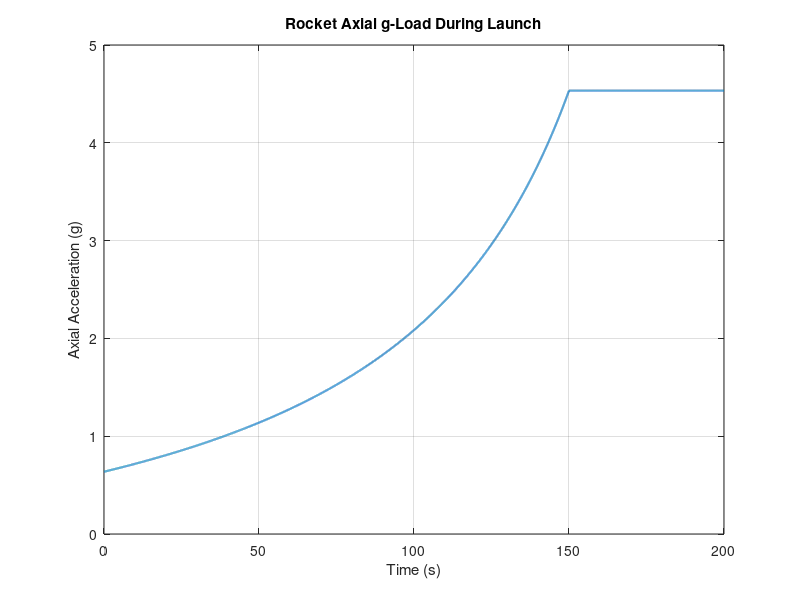
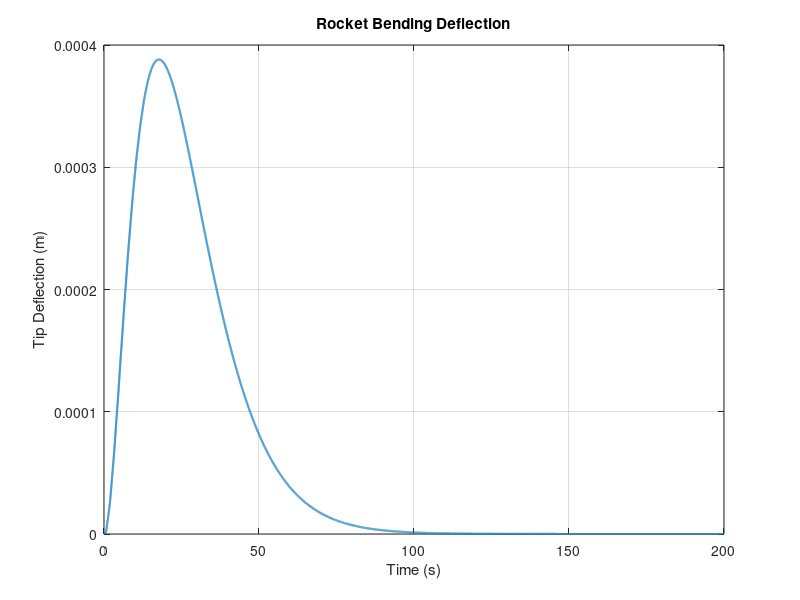
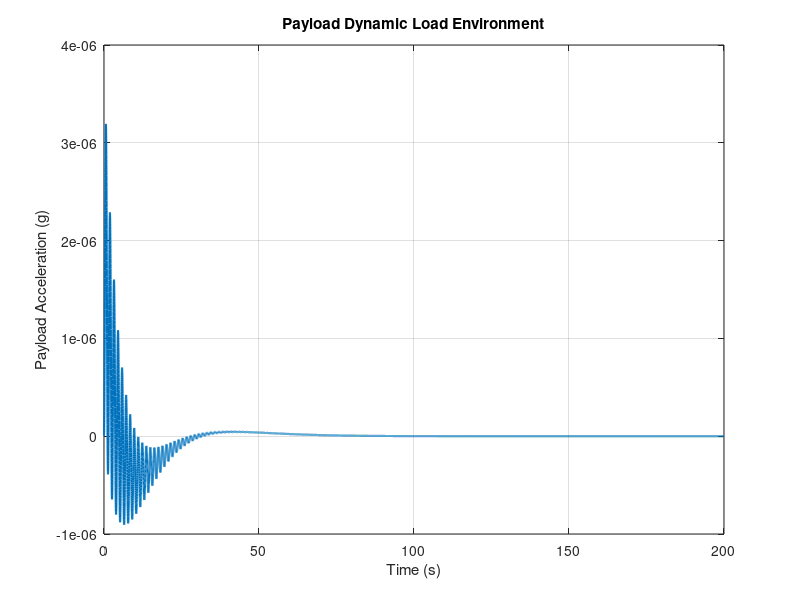

These figures' MATLAB source, in order:

clear; clc; close all;

%% -------------------- VEHICLE PARAMETERS --------------------
g = 9.81;                     % gravity (m/s^2)
L = 70;                       % rocket height (m)
m0 = 1.42e6;                 % initial mass (kg)
mp = 1.0e6;                  % propellant mass approx (kg)
burn_time = 150;             % first stage burn duration (s)
thrust = 22.8e6;             % thrust (N)

%% Structural properties (equivalent beam)
E = 70e9;                    % aluminum-lithium approx (Pa)
I = 18;                      % estimated second moment (m^4)
K = 3*E*I/L^3;               % effective bending stiffness

%% Damping ratio (typical rockets 1-5%)
zeta = 0.03;

%% Payload mass
mpayload = 63800;

%% Time Vector
dt = 0.01;
t = 0:dt:200;

%% Mass deplation
m = m0 - mp*(t/burn_time);
m(t>burn_time) = m0 - mp;

%% Axial Accleration
a = thrust./m - g;
a(a<0)=0;

%% MAx_q (aero load)
rho = 1.2*exp(-t/8);          % simple atmosphere model
V = cumtrapz(t,a);            % velocity
q = 0.5*rho.*V.^2;

Cd = 0.4;
A = pi*(3.7/2)^2;
Faero = q*Cd*A;

%% Bending mode model
% Single degree of freedom: Mx'' + Cx' + Kx = F(t)

M = m0/3;                    % modal mass approximation
C = 2*zeta*sqrt(K*M);

x = zeros(size(t));
xd = zeros(size(t));

for i=2:length(t)
    F = Faero(i);
    xdd = (F - C*xd(i-1) - K*x(i-1))/M;
    xd(i) = xd(i-1) + xdd*dt;
    x(i) = x(i-1) + xd(i)*dt;
end

%% Payload accleration
payload_accel = gradient(gradient(x,dt),dt);

%% PLots
figure;
plot(t,a/g,'LineWidth',1.5)
xlabel('Time (s)')
ylabel('Axial Acceleration (g)')
title('Rocket Axial g-Load During Launch')
grid on

figure;
plot(t,x,'LineWidth',1.5)
xlabel('Time (s)')
ylabel('Tip Deflection (m)')
title('Rocket Bending Deflection')
grid on

figure;
plot(t,payload_accel/g,'LineWidth',1.5)
xlabel('Time (s)')
ylabel('Payload Acceleration (g)')
title('Payload Dynamic Load Environment')
grid on
